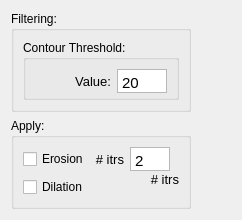
              <widget class="QWidget" name="tab_3">
               <attribute name="title">
                <string>Tracking filters</string>
               </attribute>
               <layout class="QGridLayout" name="gridLayout_12">
                <item row="0" column="0">
                 <layout class="QVBoxLayout" name="verticalLayout_2">
                  <item>
                   <widget class="QGroupBox" name="groupBox">
                    <property name="sizePolicy">
                     <sizepolicy hsizetype="Minimum" vsizetype="Fixed">
                      <horstretch>0</horstretch>
                      <verstretch>0</verstretch>
                     </sizepolicy>
                    </property>
                    <property name="minimumSize">
                     <size>
                      <width>180</width>
                      <height>50</height>
                     </size>
                    </property>
                    <property name="maximumSize">
                     <size>
                      <width>16777215</width>
                      <height>200</height>
                     </size>
                    </property>
                    <property name="sizeIncrement">
                     <size>
                      <width>0</width>
                      <height>200</height>
                     </size>
                    </property>
                    <property name="baseSize">
                     <size>
                      <width>0</width>
                      <height>60</height>
                     </size>
                    </property>
                    <property name="title">
                     <string>Filtering:</string>
                    </property>
                    <layout class="QGridLayout" name="gridLayout_5">
                     <item row="0" column="0" colspan="2">
                      <widget class="QGroupBox" name="groupBox_5">
                       <property name="sizePolicy">
                        <sizepolicy hsizetype="Maximum" vsizetype="Fixed">
                         <horstretch>0</horstretch>
                         <verstretch>0</verstretch>
                        </sizepolicy>
                       </property>
                       <property name="minimumSize">
                        <size>
                         <width>0</width>
                         <height>60</height>
                        </size>
                       </property>
                       <property name="maximumSize">
                        <size>
                         <width>500</width>
                         <height>60</height>
                        </size>
                       </property>
                       <property name="baseSize">
                        <size>
                         <width>0</width>
                         <height>20</height>
                        </size>
                       </property>
                       <property name="title">
                        <string>Contour Threshold:</string>
                       </property>
                       <layout class="QGridLayout" name="gridLayout_8">
                        <item row="0" column="1">
                         <widget class="QTextEdit" name="threshold">
                          <property name="sizePolicy">
                           <sizepolicy hsizetype="Maximum" vsizetype="Minimum">
                            <horstretch>0</horstretch>
                            <verstretch>0</verstretch>
                           </sizepolicy>
                          </property>
                          <property name="minimumSize">
                           <size>
                            <width>0</width>
                            <height>24</height>
                           </size>
                          </property>
                          <property name="maximumSize">
                           <size>
                            <width>50</width>
                            <height>24</height>
                           </size>
                          </property>
                          <property name="font">
                           <font>
                            <family>Arial</family>
                            <pointsize>10</pointsize>
                           </font>
                          </property>
                          <property name="autoFillBackground">
                           <bool>false</bool>
                          </property>
                          <property name="inputMethodHints">
                           <set>Qt::ImhDigitsOnly</set>
                          </property>
                          <property name="verticalScrollBarPolicy">
                           <enum>Qt::ScrollBarAlwaysOff</enum>
                          </property>
                          <property name="horizontalScrollBarPolicy">
                           <enum>Qt::ScrollBarAlwaysOff</enum>
                          </property>
                          <property name="tabChangesFocus">
                           <bool>true</bool>
                          </property>
                          <property name="lineWrapMode">
                           <enum>QTextEdit::NoWrap</enum>
                          </property>
                          <property name="html">
                           <string>&lt;!DOCTYPE HTML PUBLIC &quot;-//W3C//DTD HTML 4.0//EN&quot; &quot;http://www.w3.org/TR/REC-html40/strict.dtd&quot;&gt;
&lt;html&gt;&lt;head&gt;&lt;meta name=&quot;qrichtext&quot; content=&quot;1&quot; /&gt;&lt;style type=&quot;text/css&quot;&gt;
p, li { white-space: pre-wrap; }
&lt;/style&gt;&lt;/head&gt;&lt;body style=&quot; font-family:'Arial'; font-size:10pt; font-weight:400; font-style:normal;&quot;&gt;
&lt;p style=&quot; margin-top:0px; margin-bottom:0px; margin-left:0px; margin-right:0px; -qt-block-indent:0; text-indent:0px;&quot;&gt;&lt;span style=&quot; font-family:'Ubuntu'; font-size:11pt;&quot;&gt;20&lt;/span&gt;&lt;/p&gt;&lt;/body&gt;&lt;/html&gt;</string>
                          </property>
                          <property name="acceptRichText">
                           <bool>false</bool>
                          </property>
                         </widget>
                        </item>
                        <item row="0" column="0">
                         <widget class="QLabel" name="sdadw">
                          <property name="sizePolicy">
                           <sizepolicy hsizetype="Minimum" vsizetype="Minimum">
                            <horstretch>0</horstretch>
                            <verstretch>0</verstretch>
                           </sizepolicy>
                          </property>
                          <property name="minimumSize">
                           <size>
                            <width>0</width>
                            <height>24</height>
                           </size>
                          </property>
                          <property name="maximumSize">
                           <size>
                            <width>100</width>
                            <height>24</height>
                           </size>
                          </property>
                          <property name="font">
                           <font>
                            <family>Arial</family>
                            <pointsize>10</pointsize>
                           </font>
                          </property>
                          <property name="autoFillBackground">
                           <bool>false</bool>
                          </property>
                          <property name="text">
                           <string>Value:</string>
                          </property>
                          <property name="alignment">
                           <set>Qt::AlignRight|Qt::AlignTrailing|Qt::AlignVCenter</set>
                          </property>
                         </widget>
                        </item>
                       </layout>
                      </widget>
                     </item>
                    </layout>
                   </widget>
                  </item>
                  <item>
                   <widget class="QGroupBox" name="groupBox_4">
                    <property name="sizePolicy">
                     <sizepolicy hsizetype="MinimumExpanding" vsizetype="Fixed">
                      <horstretch>0</horstretch>
                      <verstretch>0</verstretch>
                     </sizepolicy>
                    </property>
                    <property name="minimumSize">
                     <size>
                      <width>0</width>
                      <height>60</height>
                     </size>
                    </property>
                    <property name="maximumSize">
                     <size>
                      <width>500</width>
                      <height>100</height>
                     </size>
                    </property>
                    <property name="baseSize">
                     <size>
                      <width>0</width>
                      <height>60</height>
                     </size>
                    </property>
                    <property name="title">
                     <string>Apply:</string>
                    </property>
                    <layout class="QGridLayout" name="gridLayout_4">
                     <item row="0" column="0" rowspan="2">
                      <widget class="QCheckBox" name="checkBox_4">
                       <property name="text">
                        <string>Erosion</string>
                       </property>
                      </widget>
                     </item>
                     <item row="0" column="1" rowspan="2">
                      <widget class="QLabel" name="sadd">
                       <property name="sizePolicy">
                        <sizepolicy hsizetype="Minimum" vsizetype="Minimum">
                         <horstretch>0</horstretch>
                         <verstretch>0</verstretch>
                        </sizepolicy>
                       </property>
                       <property name="minimumSize">
                        <size>
                         <width>0</width>
                         <height>24</height>
                        </size>
                       </property>
                       <property name="maximumSize">
                        <size>
                         <width>50</width>
                         <height>24</height>
                        </size>
                       </property>
                       <property name="font">
                        <font>
                         <family>Arial</family>
                         <pointsize>10</pointsize>
                        </font>
                       </property>
                       <property name="autoFillBackground">
                        <bool>false</bool>
                       </property>
                       <property name="text">
                        <string># itrs</string>
                       </property>
                       <property name="alignment">
                        <set>Qt::AlignRight|Qt::AlignTrailing|Qt::AlignVCenter</set>
                       </property>
                      </widget>
                     </item>
                     <item row="0" column="2" rowspan="2" colspan="2">
                      <widget class="QTextEdit" name="erosionIterations">
                       <property name="sizePolicy">
                        <sizepolicy hsizetype="Minimum" vsizetype="Minimum">
                         <horstretch>0</horstretch>
                         <verstretch>0</verstretch>
                        </sizepolicy>
                       </property>
                       <property name="minimumSize">
                        <size>
                         <width>0</width>
                         <height>24</height>
                        </size>
                       </property>
                       <property name="maximumSize">
                        <size>
                         <width>40</width>
                         <height>24</height>
                        </size>
                       </property>
                       <property name="font">
                        <font>
                         <family>Arial</family>
                         <pointsize>10</pointsize>
                        </font>
                       </property>
                       <property name="layoutDirection">
                        <enum>Qt::LeftToRight</enum>
                       </property>
                       <property name="autoFillBackground">
                        <bool>false</bool>
                       </property>
                       <property name="inputMethodHints">
                        <set>Qt::ImhDigitsOnly</set>
                       </property>
                       <property name="verticalScrollBarPolicy">
                        <enum>Qt::ScrollBarAlwaysOff</enum>
                       </property>
                       <property name="horizontalScrollBarPolicy">
                        <enum>Qt::ScrollBarAlwaysOff</enum>
                       </property>
                       <property name="tabChangesFocus">
                        <bool>true</bool>
                       </property>
                       <property name="lineWrapMode">
                        <enum>QTextEdit::NoWrap</enum>
                       </property>
                       <property name="html">
                        <string>&lt;!DOCTYPE HTML PUBLIC &quot;-//W3C//DTD HTML 4.0//EN&quot; &quot;http://www.w3.org/TR/REC-html40/strict.dtd&quot;&gt;
&lt;html&gt;&lt;head&gt;&lt;meta name=&quot;qrichtext&quot; content=&quot;1&quot; /&gt;&lt;style type=&quot;text/css&quot;&gt;
p, li { white-space: pre-wrap; }
&lt;/style&gt;&lt;/head&gt;&lt;body style=&quot; font-family:'Arial'; font-size:10pt; font-weight:400; font-style:normal;&quot;&gt;
&lt;p style=&quot; margin-top:0px; margin-bottom:0px; margin-left:0px; margin-right:0px; -qt-block-indent:0; text-indent:0px;&quot;&gt;&lt;span style=&quot; font-family:'Ubuntu'; font-size:11pt;&quot;&gt;2&lt;/span&gt;&lt;/p&gt;&lt;/body&gt;&lt;/html&gt;</string>
                       </property>
                       <property name="acceptRichText">
                        <bool>false</bool>
                       </property>
                      </widget>
                     </item>
                     <item row="1" column="3" rowspan="2">
                      <widget class="QLabel" name="sadd_2">
                       <property name="sizePolicy">
                        <sizepolicy hsizetype="Minimum" vsizetype="Minimum">
                         <horstretch>0</horstretch>
                         <verstretch>0</verstretch>
                        </sizepolicy>
                       </property>
                       <property name="minimumSize">
                        <size>
                         <width>0</width>
                         <height>24</height>
                        </size>
                       </property>
                       <property name="maximumSize">
                        <size>
                         <width>50</width>
                         <height>24</height>
                        </size>
                       </property>
                       <property name="font">
                        <font>
                         <family>Arial</family>
                         <pointsize>10</pointsize>
                        </font>
                       </property>
                       <property name="autoFillBackground">
                        <bool>false</bool>
                       </property>
                       <property name="text">
                        <string># itrs</string>
                       </property>
                       <property name="alignment">
                        <set>Qt::AlignRight|Qt::AlignTrailing|Qt::AlignVCenter</set>
                       </property>
                      </widget>
                     </item>
                     <item row="2" column="0">
                      <widget class="QCheckBox" name="checkBox_3">
                       <property name="text">
                        <string>Dilation</string>
                       </property>
                      </widget>
                     </item>
                    </layout>
                   </widget>
                  </item>
                 </layout>
                </item>
                <item row="0" column="3">
                 <spacer name="horizontalSpacer">
                  <property name="orientation">
                   <enum>Qt::Horizontal</enum>
                  </property>
                  <property name="sizeHint" stdset="0">
                   <size>
                    <width>40</width>
                    <height>20</height>
                   </size>
                  </property>
                 </spacer>
                </item>
                <item row="0" column="2">
                 <layout class="QHBoxLayout" name="horizontalLayout_3"/>
                </item>
               </layout>
              </widget>
